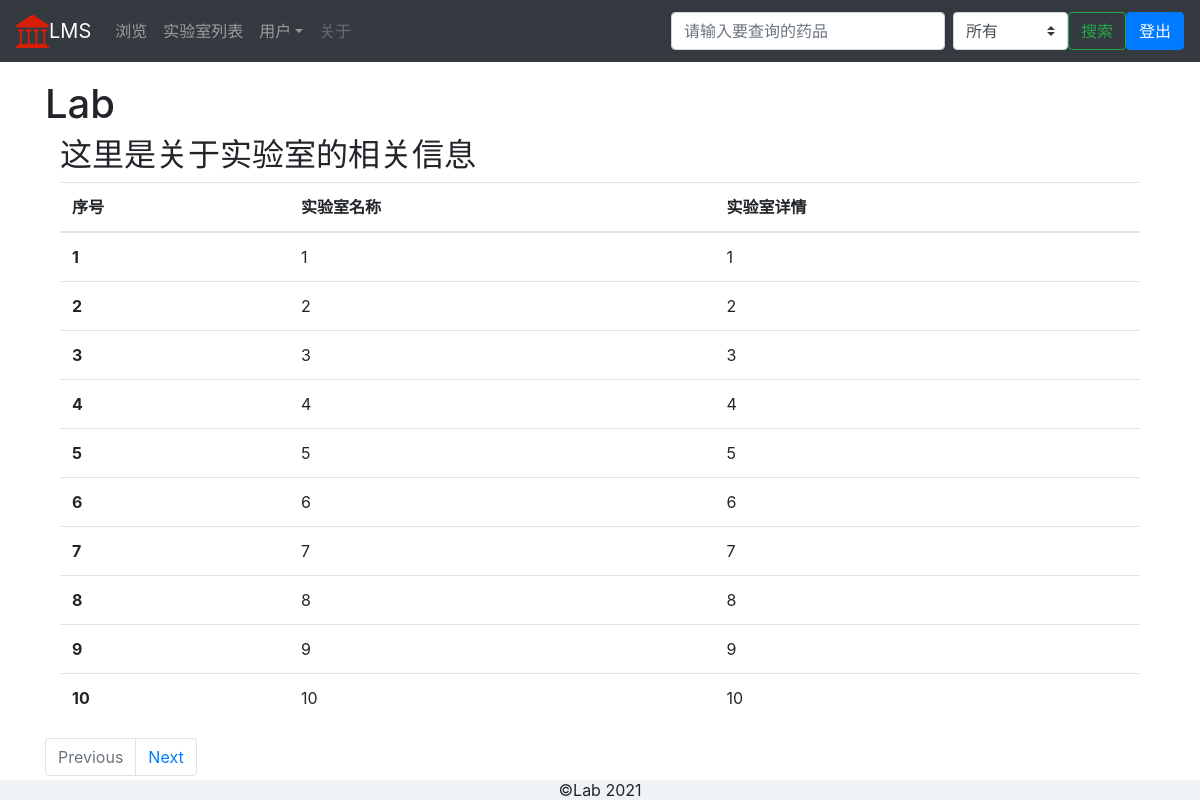
Screenshot of /lab (signed in) with the database file from the repository.
### lms/models.py (models this page shows, shortened)
class Lab(models.Model):
    class Meta:
        verbose_name = '实验室'
        verbose_name_plural = verbose_name
    name = models.CharField('实验室名', max_length=20)
    description = models.TextField('实验室描述', blank=True)

### lms/views.py (the view)
# urls.py: path('lab', views.lab, name='lab'),
def lab(request):
    LabList = Lab.objects.all()
    paginator = Paginator(LabList, 10)
    page = request.GET.get('page')
    try:
        labList = paginator.page(page)
    except PageNotAnInteger:
        labList = paginator.page(1)
    except EmptyPage:
        labList = paginator.page(paginator.num_pages)
    except InvalidPage:
        return HttpResponse('找不到页面的内容')
    content = {
        'labList': labList,
    }
    return render(request, 'lms/lab.html', content)

### lms/templates/lms/lab.html (shortened to what this page needs)
<!DOCTYPE html>
{% extends 'lms/base.html' %}
{% load static %}
{% block css %}
{% endblock %}
{% block main_block %}
    <h1>Lab</h1>
    <div class="container">
        <h2>这里是关于实验室的相关信息</h2>
        <table class="table  table-hover">
            <thead>
            <tr>
                <th>序号</th>
                <th>实验室名称</th>
                <th>实验室详情</th>
            </tr>
            </thead>
            <tbody>
            {% for lab in labList %}
                <tr>
                    <th class="text" scope="row">{{ forloop.counter }}</th>
                    <td class="text">{{ lab.name }}</td>
                    <td class="text">{{ lab.description }}</td>
                </tr>
            {% endfor %}
            </tbody>
        </table>
    </div>
        <div id="pages" >
        <nav>
            <ul class="pagination">
                {% if labList.has_previous %}
                    <li class="page-item">
                        <a class="page-link" href="?page={{ labList.previous_page_number }}">Previous</a>
                    </li>
                {% else %}
                    <li class="page-item disabled"><span class="page-link">Previous</span></li>
                {% endif %}
                {% if labList.has_next %}
                    <li class="page-item"><a class="page-link"
                                             href="?page={{ labList.next_page_number }}">Next</a></li>
                {% else %}
                    <li class="page-item disabled"><span class="page-link">Next</span></li>
                {% endif %}
            </ul>
        </nav>
    </div >
{% endblock %}

### lms/static/lms/css/base.css (style rules this page uses)
html { position: relative; min-height: 100%; }
body { padding-top: 5rem; margin-bottom: 10px; }

### rows the page displays
Lab: name "1", description "1"
Lab: name "2", description "2"
Lab: name "3", description "3"
Lab: name "4", description "4"
Lab: name "5", description "5"
Lab: name "6", description "6"
Lab: name "7", description "7"
Lab: name "8", description "8"
Lab: name "9", description "9"
Lab: name "10", description "10"
